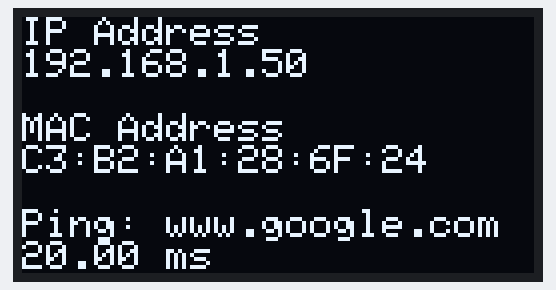
A sketch run on a simulated ESP8266 (NodeMCU). Parts: 128×64 one-colour display. WiFi joins after 1.5 s; servers stay silent unless stated; the display library's start-up logo is not drawn.

Above: at 5.1 s.

The sketch:

ESP3266_OLED_IPAddress.ino
```cpp
#include <SPI.h>
#include <Wire.h>
#include <Adafruit_GFX.h>
#include <Adafruit_SSD1306.h>

#include <ESP8266WiFi.h>
#include <ESP8266WiFiAP.h>
#include <ESP8266WiFiGeneric.h>
#include <ESP8266WiFiMulti.h>
#include <ESP8266WiFiScan.h>
#include <ESP8266WiFiSTA.h>
#include <ESP8266WiFiType.h>
#include <WiFiClient.h>
#include <WiFiClientSecure.h>
#include <WiFiServer.h>
#include <WiFiUdp.h>
#include <ESP8266Ping.h>

#define OLED_MOSI   13
#define OLED_CLK   2
#define OLED_DC    4
#define OLED_CS    5
#define OLED_RESET 15
Adafruit_SSD1306 display(OLED_MOSI, OLED_CLK, OLED_DC, OLED_RESET, OLED_CS);
const char* ssid = "blerg";
const char* password = "VUrocks00!!";
byte mac[6];

void setup()   {
  // put your setup code here, to run once:
  WiFi.macAddress(mac);
  /*Serial.begin(9600);
  delay(2000);
  Serial.print("MAC: ");
  Serial.print(mac[5],HEX);
  Serial.print(":");
  Serial.print(mac[4],HEX);
  Serial.print(":");
  Serial.print(mac[3],HEX);
  Serial.print(":");
  Serial.print(mac[2],HEX);
  Serial.print(":");
  Serial.print(mac[1],HEX);
  Serial.print(":");
  Serial.println(mac[0],HEX);
  Serial.print("Connecting to Blerg: ");
  */
  WiFi.begin(ssid, password);
  while (WiFi.status() != WL_CONNECTED) {
  //  Serial.print(".");
    delay(1000);
  }
  IPAddress myip = WiFi.localIP();
  //Serial.print(" Done! ");
  //Serial.println(myip);
  display.begin(SSD1306_SWITCHCAPVCC);
  display.display();
  delay(2000);
  display.clearDisplay();
  display.setTextSize(1);
  display.setTextColor(WHITE);
  display.setCursor(0,0);
  display.println("IP Address");
  display.println(myip);
  display.println();
  display.println("MAC Address");
  display.print(mac[5],HEX);
  display.print(":");
  display.print(mac[4],HEX);
  display.print(":");
  display.print(mac[3],HEX);
  display.print(":");
  display.print(mac[2],HEX);
  display.print(":");
  display.print(mac[1],HEX);
  display.print(":");
  display.println(mac[0],HEX);
  display.println();
  while (!Ping.ping("www.google.com")) {
  }
  display.println("Ping: www.google.com");
  display.print(Ping.averageTime());
  display.print(" ms");
  display.display();
}

void loop() {
  // put your main code here, to run repeatedly:
  delay(1);
}
```
